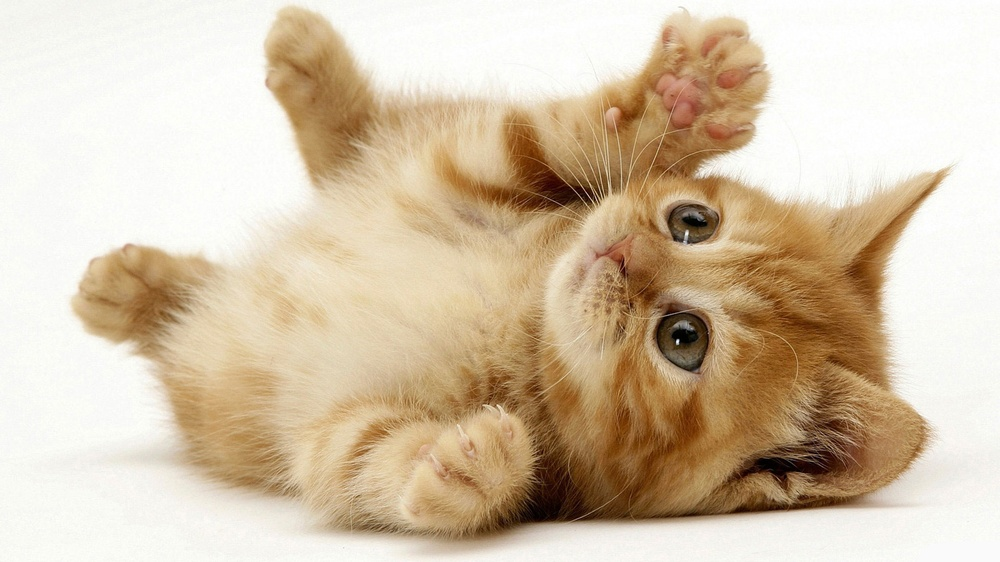
#> input picture assignments/Session1/cat.jpg, 1000 x 562 px, shrunk from 1920 x 1080 before the run, found by its file name
$ python S3_imgproc_tools.py
#> lines starting #> are read from the running program, lines starting #| are printed output that depends on the picture
import cv2
import numpy as np

def invert_colors_manual(img):
    ## Custom function to invert the colors of an image
    # @param : img
    img_inv = np.zeros(img.shape, dtype=np.uint8)
    for rowIdx in xrange(img.shape[0]):
        for colIdx in xrange(img.shape[1]):
            for chIdx in xrange(img.shape[2]):
                img_inv[rowIdx, colIdx, chIdx] = 255-img[rowIdx, colIdx, chIdx]

    return img_inv


def invert_colors_numpy(img):
    ## Function to invert the colors of an image
    # @param : img
    return (255 - img)

def invert_colors_opencv(img):
    ## Function to invert the colors of an image
    # @param : img
    return cv2.bitwise_not(img)

def threshold_colors_numpy(img):
    ## Function to thresold the colors of an image
    # @param : img
    return (img>50).astype(np.uint8)*255

def threshold_colors_opencv(img):
    ## Function to thresold the colors of an image
    # @param : img
    return cv2.threshold(img, 127,200, cv2.THRESH_BINARY)[1]

###
img = cv2.imread('/home/remidupuy/Workspace/AlgoC/code/USMB-BachelorDIM-Lectures-Algorithms/assignments/Session1/cat.jpg')
#> img is the input picture: shape (562, 1000, 3); mean B, G, R 170.1, 194.8, 212.5

imgThreshold = threshold_colors_opencv(img)
#> in threshold_colors_opencv, `return cv2.threshold(img, 127,200, cv2.THRESH_BINARY)[1]`:
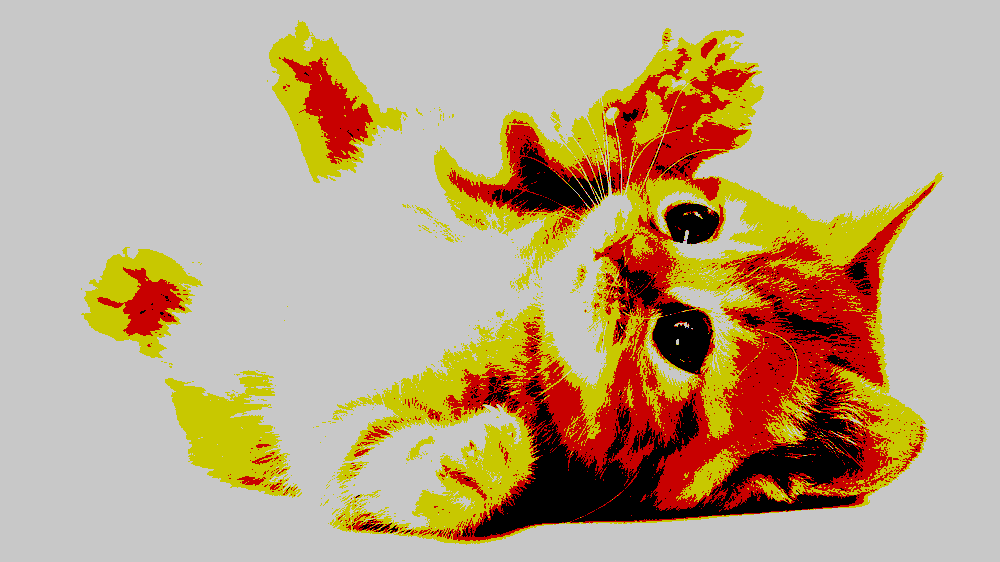
#> returned value: shape (562, 1000, 3); mean of channels 0, 1, 2 134.7, 165.2, 188.3; drawn as B, G, R
cv2.imshow('test', imgThreshold)
cv2.waitKey()
